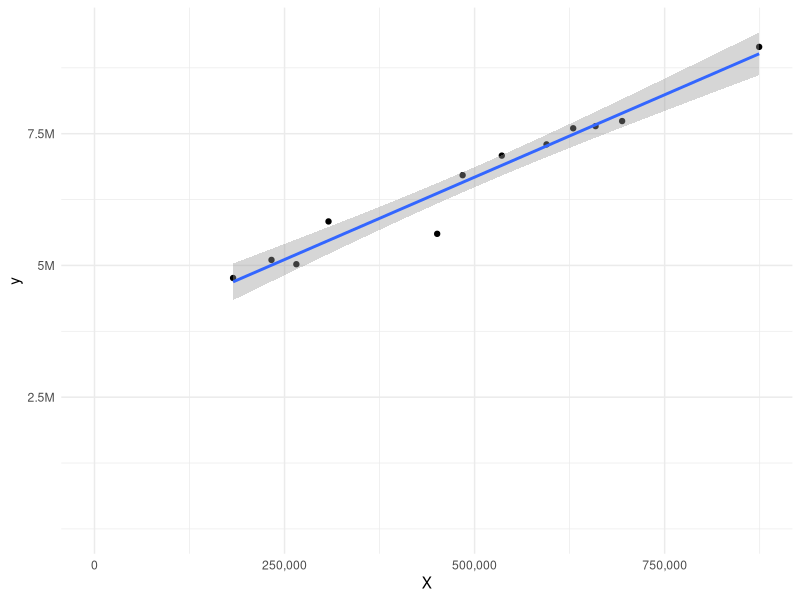

Source code (R):
## ---- chunk 1
library(ggplot2)
## ---- chunk 2
X <- c(182301, 232824, 265517, 307827, 450753, 484245, 
535776, 594604, 629684, 659109, 694050, 874305)
y <- c(4761393, 5104714, 5023121, 5834911, 5599829, 
6712668, 7083847, 7296756, 7602863, 7643765, 7739618, 9147263)
## ---- chunk 3
data <- data.frame(X, y)
## ---- chunk 4
data
## ---- chunk 5
# Pearson's Correlation
corr <- cor(data)
corr
## ---- chunk 6
model <- lm(y ~ X, data = data)
summary(model)
## ---- chunk 7
ylab <- c(2.5, 5.0, 7.5, 10)

ggplot(data = data, mapping = aes(x = X, y = y)) +
	geom_point() + 
	geom_smooth(method = "lm", se = TRUE, formula = y~x) +
	theme_minimal() +
	expand_limits( x = c(0,NA), y = c(0,NA)) + 
	scale_y_continuous(labels = paste0(ylab, "M"), breaks = 10^6 * ylab) + 
	scale_x_continuous(labels = scales::comma)

